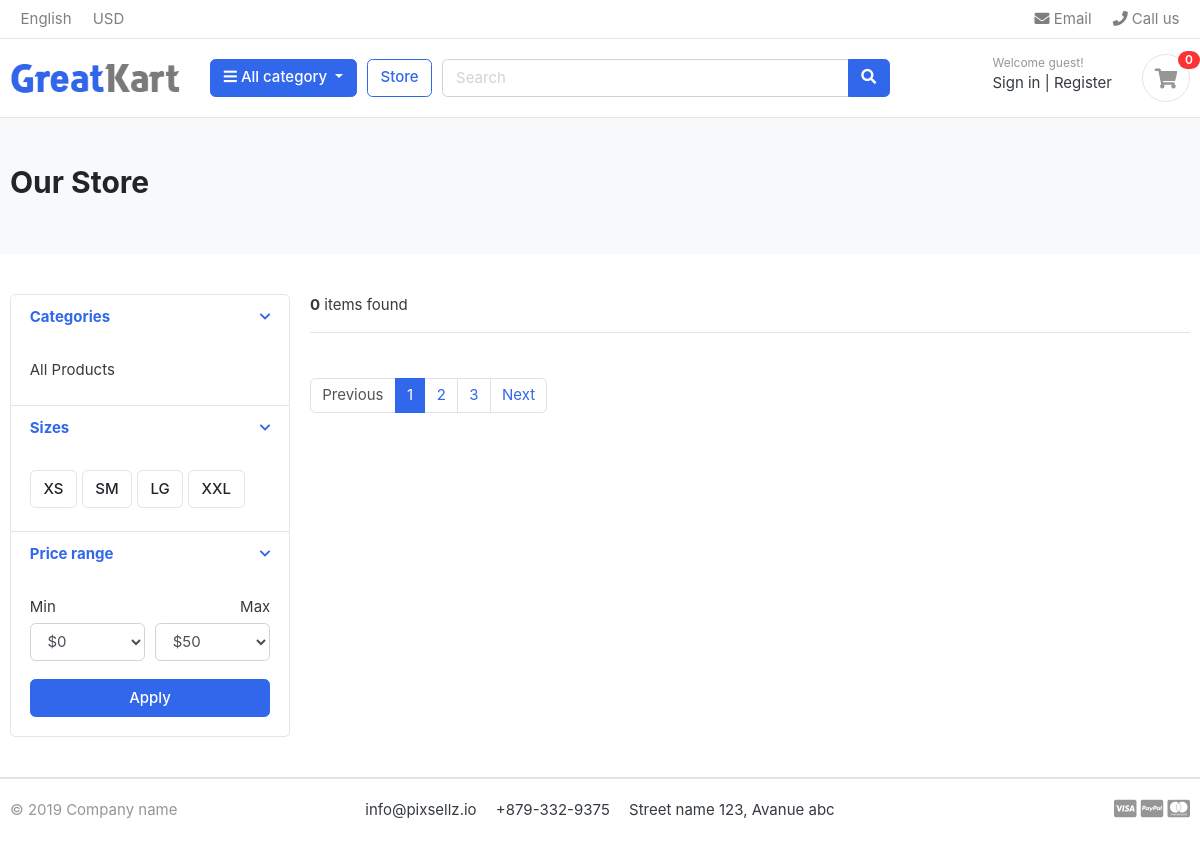
The app's page /store/, older data.
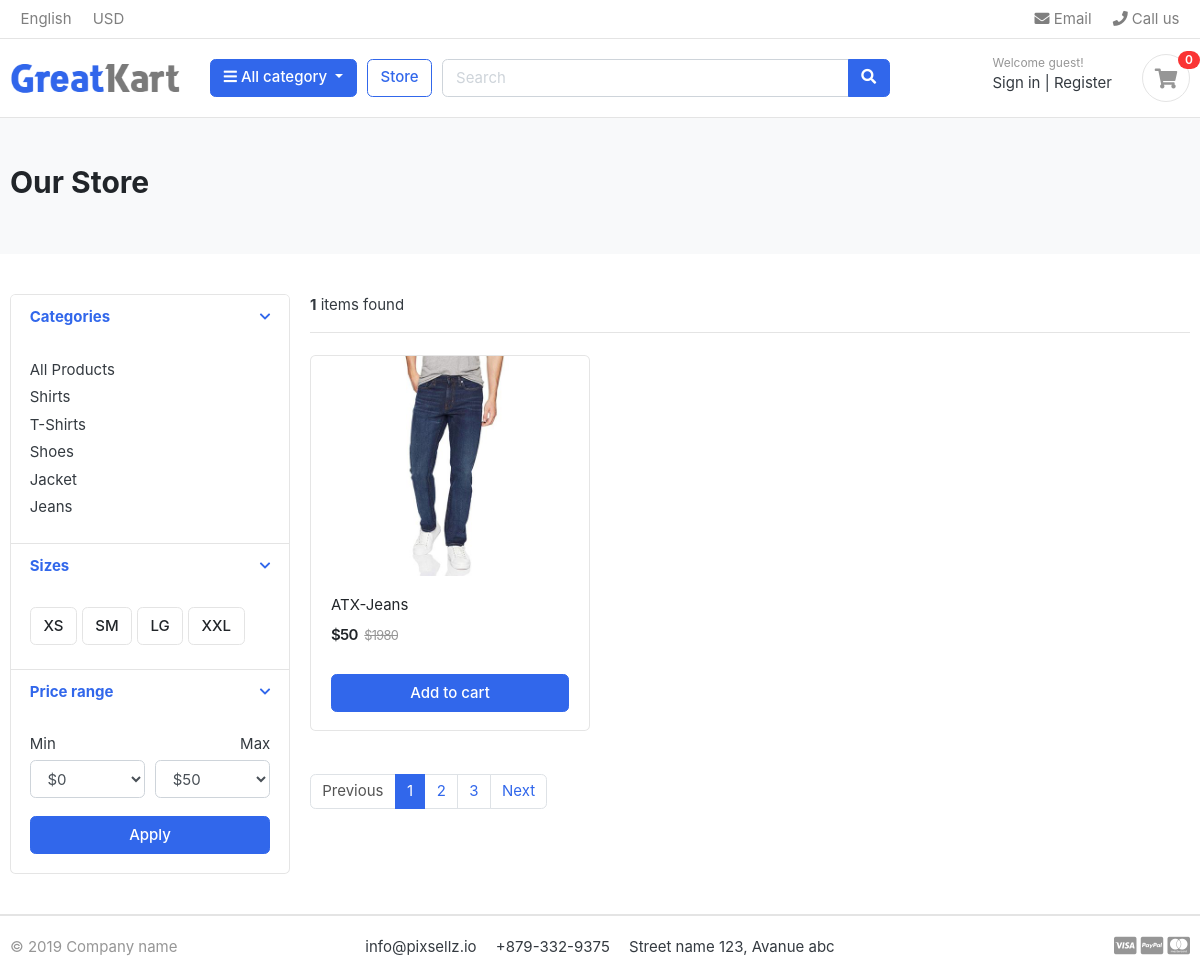
The same page, newer data.
### category/models.py (models this page shows, shortened)
class Category(models.Model):
    category_name = models.CharField(max_length=50 , unique=True)
    slug = models.SlugField(max_length=100 , unique=True)
    description = models.TextField(max_length=255)
    cart_image = models.ImageField(upload_to='photos/categories/', blank=True)
    class Meta:
        verbose_name = 'category'
        verbose_name_plural = 'categories'
    def get_url(self):
        return reverse('products_by_category', args=[self.slug])

### store/models.py (models this page shows, shortened)
class Product(models.Model):
    product_name = models.CharField(max_length=200 , unique=True)
    slug = models.SlugField(max_length=200 , unique=True)
    description = models.TextField(max_length=500, blank=True)
    price = models.IntegerField()
    images = models.ImageField(upload_to="photos/products")
    stock = models.IntegerField()
    is_available = models.BooleanField(default=True)
    category = models.ForeignKey(Category , on_delete=models.CASCADE)
    created_date = models.DateTimeField(auto_now_add=True)
    modified_date = models.DateTimeField(auto_now_add=True)
    def get_url(self):
        return reverse('product_detail',args=[self.category.slug,self.slug])

### store/views.py (the view)
# urls.py: path("store/" , include("store.urls")),
def store(request , category_slug=None):
    categories = None
    products = None
    if category_slug != None:
        categories = get_object_or_404(Category , slug=category_slug)
        products = Product.objects.filter(category=categories, is_available=True)
        product_count = products.count()
    else:
        products = Product.objects.all().filter(is_available=True)
        product_count = products.count()
    context = {
        'products' : products,
        'product_count' : product_count,
    }
    return render(request , "store/store.html" , context)

### category/context_processors.py (called while the page is built)
def menu_links(request):
    links = Category.objects.all()
    return dict(links=links)

### templates/store/store.html (shortened to what this page needs)
{% extends "base.html" %}
{% load static %}
{% block content %}
<section class="section-pagetop bg">
<div class="container">
	<h2 class="title-page">Our Store</h2>
</div>
</section>
<section class="section-content padding-y">
<div class="container">
<div class="row">
	<aside class="col-md-3">
<div class="card">
	<article class="filter-group">
		<header class="card-header">
			<a href="#" data-toggle="collapse" data-target="#collapse_1" aria-expanded="true" class="">
				<i class="icon-control fa fa-chevron-down"></i>
				<h6 class="title">Categories</h6>
			</a>
		</header>
		<div class="filter-content collapse show" id="collapse_1" style="">
			<div class="card-body">
				<ul class="list-menu">
					<li><a href="{% url 'store' %}">All Products</a></li>
				{% for category in links %}
				<li><a href="{{ category.get_url }}">{{ category.category_name }}</a></li>
				{% endfor %}
				</ul>
			</div>
		</div>
	</article>
	<article class="filter-group">
		<header class="card-header">
			<a href="#" data-toggle="collapse" data-target="#collapse_4" aria-expanded="true" class="">
				<i class="icon-control fa fa-chevron-down"></i>
				<h6 class="title">Sizes </h6>
			</a>
		</header>
		<div class="filter-content collapse show" id="collapse_4" style="">
			<div class="card-body">
			  <label class="checkbox-btn">
			    <span class="btn btn-light"> XS </span>
			  </label>
			  <label class="checkbox-btn">
			    <span class="btn btn-light"> SM </span>
			  </label>
			  <label class="checkbox-btn">
			    <span class="btn btn-light"> LG </span>
			  </label>
			  <label class="checkbox-btn">
			    <span class="btn btn-light"> XXL </span>
			  </label>
		</div>
		</div>
	</article>
	<article class="filter-group">
		<header class="card-header">
			<a href="#" data-toggle="collapse" data-target="#collapse_3" aria-expanded="true" class="">
				<i class="icon-control fa fa-chevron-down"></i>
				<h6 class="title">Price range </h6>
			</a>
		</header>
		<div class="filter-content collapse show" id="collapse_3" style="">
			<div class="card-body">
				<div class="form-row">
				<div class="form-group col-md-6">
				  <label>Min</label>
				  	<select class="mr-2 form-control">
						<option value="0">$0</option>
					</select>
				</div>
				<div class="form-group text-right col-md-6">
				  <label>Max</label>
				  	<select class="mr-2 form-control">
						<option value="50">$50</option>
					</select>
				</div>
				</div>
				<button class="btn btn-block btn-primary">Apply</button>
			</div>
		</div>
	</article>
</div>
	</aside>
	<main class="col-md-9">
<header class="border-bottom mb-4 pb-3">
		<div class="form-inline">
			<span class="mr-md-auto"><b>{{ product_count }}</b> items found</span>
		</div>
</header>
<div class="row">
    {% for product in products %}
	<div class="col-md-4">
		<figure class="card card-product-grid">
			<div class="img-wrap">
				<a href="{{ product.get_url }}" class="img-wrap"> <img src="{{ product.images.url }}"> </a>
			</div>
			<figcaption class="info-wrap">
				<div class="fix-height">
					<a href="{{ product.get_url }}" class="title">{{ product.product_name}}</a>
					<div class="price-wrap mt-2">
						<span class="price">${{ product.price }}</span>
						<del class="price-old">$1980</del>
					</div>
				</div>
				<a href="{{ product.get_url }}" class="btn btn-block btn-primary">Add to cart </a>
			</figcaption>
		</figure>
	</div>
    {% endfor %}
</div>
<nav class="mt-4" aria-label="Page navigation sample">
  <ul class="pagination">
    <li class="page-item disabled"><a class="page-link" href="#">Previous</a></li>
    <li class="page-item active"><a class="page-link" href="#">1</a></li>
    <li class="page-item"><a class="page-link" href="#">2</a></li>
    <li class="page-item"><a class="page-link" href="#">3</a></li>
    <li class="page-item"><a class="page-link" href="#">Next</a></li>
  </ul>
</nav>
	</main>
</div>
</div>
</section>
{% endblock  %}

Row changes from the older to the newer data that the page shows:
added Category: category_name "Shirts"
added Category: category_name "T-Shirts"
added Category: category_name "Shoes"
added Category: category_name "Jacket"
added Category: category_name "Jeans"
added Product: images (picture), product_name "ATX-Jeans", price "50"
Text that changed along with them:
{{ product_count }}: "0" → "1"
